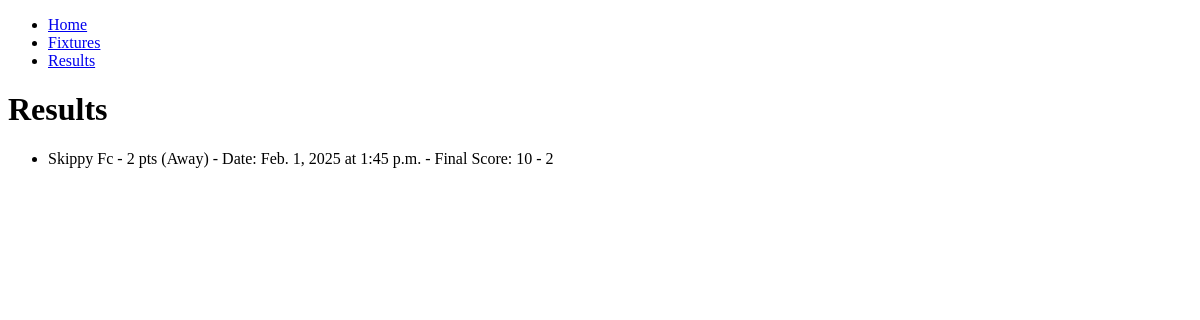
Before: /results/ with the older database file.
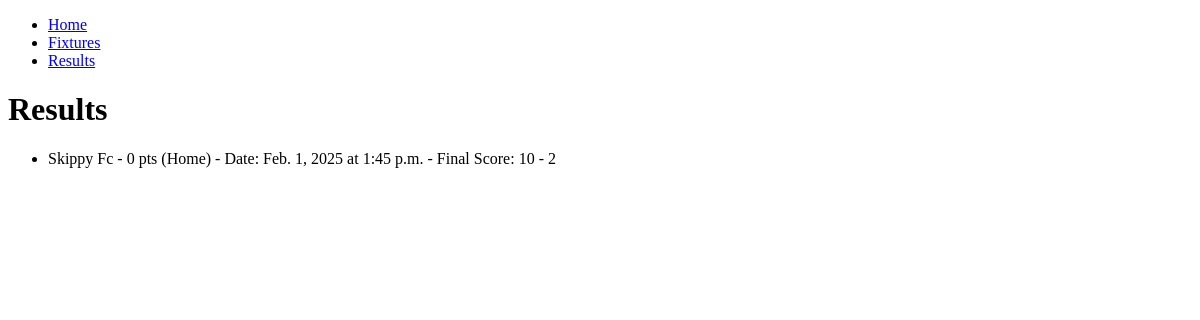
After: the same page with the newer database file.
### team/models.py (models this page shows, shortened)
class Fixture(models.Model):
    HOME_OR_AWAY = [
        ('H', 'Home'),
        ('A', 'Away'),
    ]
    opponent = models.ForeignKey("Team", on_delete=models.SET_NULL, null=True, blank=True)
    date = models.DateField()
    time = models.TimeField()
    location = models.CharField(max_length=100)
    home_or_away = models.CharField(max_length=1, choices=HOME_OR_AWAY)
    goals_for = models.PositiveIntegerField(null=True, blank=True)
    goals_against = models.PositiveIntegerField(null=True, blank=True)
    match_completed = models.BooleanField(default=False)

class Team(models.Model):
    name = models.CharField(max_length=100, default="CPD Yr Wyddgrug")
    manager = models.CharField(max_length=100)
    home_ground = models.CharField(max_length=100)
    founded_year = models.PositiveIntegerField()
    logo = models.ImageField(upload_to='team_logos/', blank=True, null=True)
    games_played = models.PositiveIntegerField(default=0)
    wins = models.PositiveIntegerField(default=0)
    draws = models.PositiveIntegerField(default=0)
    losses = models.PositiveIntegerField(default=0)
    goals_for = models.PositiveIntegerField(default=0)
    goals_against = models.PositiveIntegerField(default=0)
    points = models.PositiveIntegerField(default=0)
    def __str__(self):
        return f"{self.name} - {self.points} pts"

### team/views.py (the view)
# urls.py: path('results/', results_view, name='results'),
def results_view(request):
    past_fixtures = Fixture.objects.filter(match_completed=True).order_by('-date', '-time')
    context = {
        "past_fixtures": past_fixtures
    }
    return render(request, "team/results.html", context)

### team/templates/team/results.html
{% extends "team/base.html" %}
{% block content %}
    <header>
        <h1>Results</h1>
    </header>
    <section>
        <ul>
            {% for fixture in past_fixtures %}
                <li>
                    {{ fixture.opponent }}
                    {% if fixture.home_or_away == "H" %} (Home) {% else %} (Away) {% endif %}
                    - Date: {{ fixture.date }} at {{ fixture.time }}
                    - Final Score: {{ fixture.goals_for }} - {{ fixture.goals_against }}
                </li>
            {% empty %}
                <p>No past results available.</p>
            {% endfor %}
        </ul>
    </section>
{% endblock %}

Changed rows visible on the page:
changed Fixture: opponent "Skippy Fc - 2 pts" → "Skippy Fc - 0 pts"; home_or_away "(Away)" → "(Home)"
